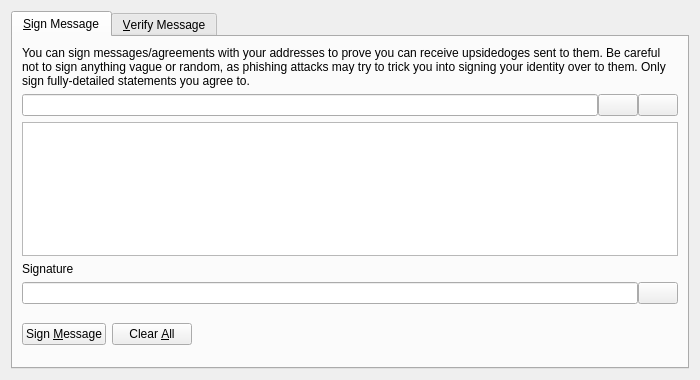
<?xml version="1.0" encoding="UTF-8"?>
<ui version="4.0">
 <class>SignVerifyMessageDialog</class>
 <widget class="QDialog" name="SignVerifyMessageDialog">
  <property name="geometry">
   <rect>
    <x>0</x>
    <y>0</y>
    <width>700</width>
    <height>380</height>
   </rect>
  </property>
  <property name="windowTitle">
   <string>Signatures - Sign / Verify a Message</string>
  </property>
  <property name="modal">
   <bool>true</bool>
  </property>
  <layout class="QVBoxLayout" name="verticalLayout">
   <item>
    <widget class="QTabWidget" name="tabWidget">
     <property name="currentIndex">
      <number>0</number>
     </property>
     <widget class="QWidget" name="tabSignMessage">
      <attribute name="title">
       <string>&amp;Sign Message</string>
      </attribute>
      <layout class="QVBoxLayout" name="verticalLayout_SM">
       <item>
        <widget class="QLabel" name="infoLabel_SM">
         <property name="text">
          <string>You can sign messages/agreements with your addresses to prove you can receive upsidedoges sent to them. Be careful not to sign anything vague or random, as phishing attacks may try to trick you into signing your identity over to them. Only sign fully-detailed statements you agree to.</string>
         </property>
         <property name="textFormat">
          <enum>Qt::PlainText</enum>
         </property>
         <property name="wordWrap">
          <bool>true</bool>
         </property>
        </widget>
       </item>
       <item>
        <layout class="QHBoxLayout" name="horizontalLayout_1_SM">
         <property name="spacing">
          <number>0</number>
         </property>
         <item>
          <widget class="QValidatedLineEdit" name="addressIn_SM">
           <property name="toolTip">
            <string>The UpsideDoge address to sign the message with</string>
           </property>
          </widget>
         </item>
         <item>
          <widget class="QPushButton" name="addressBookButton_SM">
           <property name="toolTip">
            <string>Choose previously used address</string>
           </property>
           <property name="text">
            <string/>
           </property>
           <property name="icon">
            <iconset resource="../bitcoin.qrc">
             <normaloff>:/icons/address-book</normaloff>:/icons/address-book</iconset>
           </property>
           <property name="shortcut">
            <string>Alt+A</string>
           </property>
           <property name="autoDefault">
            <bool>false</bool>
           </property>
          </widget>
         </item>
         <item>
          <widget class="QPushButton" name="pasteButton_SM">
           <property name="toolTip">
            <string>Paste address from clipboard</string>
           </property>
           <property name="text">
            <string/>
           </property>
           <property name="icon">
            <iconset resource="../bitcoin.qrc">
             <normaloff>:/icons/editpaste</normaloff>:/icons/editpaste</iconset>
           </property>
           <property name="shortcut">
            <string>Alt+P</string>
           </property>
           <property name="autoDefault">
            <bool>false</bool>
           </property>
          </widget>
         </item>
        </layout>
       </item>
       <item>
        <widget class="QPlainTextEdit" name="messageIn_SM">
         <property name="toolTip">
          <string>Enter the message you want to sign here</string>
         </property>
        </widget>
       </item>
       <item>
        <widget class="QLabel" name="signatureLabel_SM">
         <property name="text">
          <string>Signature</string>
         </property>
         <property name="textFormat">
          <enum>Qt::PlainText</enum>
         </property>
        </widget>
       </item>
       <item>
        <layout class="QHBoxLayout" name="horizontalLayout_2_SM">
         <property name="spacing">
          <number>0</number>
         </property>
         <item>
          <widget class="QLineEdit" name="signatureOut_SM">
           <property name="font">
            <font>
             <italic>true</italic>
            </font>
           </property>
           <property name="readOnly">
            <bool>true</bool>
           </property>
          </widget>
         </item>
         <item>
          <widget class="QPushButton" name="copySignatureButton_SM">
           <property name="toolTip">
            <string>Copy the current signature to the system clipboard</string>
           </property>
           <property name="text">
            <string/>
           </property>
           <property name="icon">
            <iconset resource="../bitcoin.qrc">
             <normaloff>:/icons/editcopy</normaloff>:/icons/editcopy</iconset>
           </property>
           <property name="autoDefault">
            <bool>false</bool>
           </property>
          </widget>
         </item>
        </layout>
       </item>
       <item>
        <layout class="QHBoxLayout" name="horizontalLayout_3_SM">
         <item>
          <widget class="QPushButton" name="signMessageButton_SM">
           <property name="toolTip">
            <string>Sign the message to prove you own this UpsideDoge address</string>
           </property>
           <property name="text">
            <string>Sign &amp;Message</string>
           </property>
           <property name="icon">
            <iconset resource="../bitcoin.qrc">
             <normaloff>:/icons/edit</normaloff>:/icons/edit</iconset>
           </property>
           <property name="autoDefault">
            <bool>false</bool>
           </property>
          </widget>
         </item>
         <item>
          <widget class="QPushButton" name="clearButton_SM">
           <property name="toolTip">
            <string>Reset all sign message fields</string>
           </property>
           <property name="text">
            <string>Clear &amp;All</string>
           </property>
           <property name="icon">
            <iconset resource="../bitcoin.qrc">
             <normaloff>:/icons/remove</normaloff>:/icons/remove</iconset>
           </property>
           <property name="autoDefault">
            <bool>false</bool>
           </property>
          </widget>
         </item>
         <item>
          <spacer name="horizontalSpacer_1_SM">
           <property name="orientation">
            <enum>Qt::Horizontal</enum>
           </property>
           <property name="sizeHint" stdset="0">
            <size>
             <width>40</width>
             <height>48</height>
            </size>
           </property>
          </spacer>
         </item>
         <item>
          <widget class="QLabel" name="statusLabel_SM">
           <property name="font">
            <font>
             <weight>75</weight>
             <bold>true</bold>
            </font>
           </property>
           <property name="text">
            <string/>
           </property>
           <property name="wordWrap">
            <bool>true</bool>
           </property>
          </widget>
         </item>
         <item>
          <spacer name="horizontalSpacer_2_SM">
           <property name="orientation">
            <enum>Qt::Horizontal</enum>
           </property>
           <property name="sizeHint" stdset="0">
            <size>
             <width>40</width>
             <height>48</height>
            </size>
           </property>
          </spacer>
         </item>
        </layout>
       </item>
      </layout>
     </widget>
     <widget class="QWidget" name="tabVerifyMessage">
      <attribute name="title">
       <string>&amp;Verify Message</string>
      </attribute>
      <layout class="QVBoxLayout" name="verticalLayout_VM">
       <item>
        <widget class="QLabel" name="infoLabel_VM">
         <property name="text">
          <string>Enter the receiver's address, message (ensure you copy line breaks, spaces, tabs, etc. exactly) and signature below to verify the message. Be careful not to read more into the signature than what is in the signed message itself, to avoid being tricked by a man-in-the-middle attack. Note that this only proves the signing party receives with the address, it cannot prove sendership of any transaction!</string>
         </property>
         <property name="textFormat">
          <enum>Qt::PlainText</enum>
         </property>
         <property name="alignment">
          <set>Qt::AlignLeading|Qt::AlignLeft|Qt::AlignTop</set>
         </property>
         <property name="wordWrap">
          <bool>true</bool>
         </property>
        </widget>
       </item>
       <item>
        <layout class="QHBoxLayout" name="horizontalLayout_1_VM">
         <property name="spacing">
          <number>0</number>
         </property>
         <item>
          <widget class="QValidatedLineEdit" name="addressIn_VM">
           <property name="toolTip">
            <string>The UpsideDoge address the message was signed with</string>
           </property>
          </widget>
         </item>
         <item>
          <widget class="QPushButton" name="addressBookButton_VM">
           <property name="toolTip">
            <string>Choose previously used address</string>
           </property>
           <property name="text">
            <string/>
           </property>
           <property name="icon">
            <iconset resource="../bitcoin.qrc">
             <normaloff>:/icons/address-book</normaloff>:/icons/address-book</iconset>
           </property>
           <property name="shortcut">
            <string>Alt+A</string>
           </property>
           <property name="autoDefault">
            <bool>false</bool>
           </property>
          </widget>
         </item>
        </layout>
       </item>
       <item>
        <widget class="QPlainTextEdit" name="messageIn_VM"/>
       </item>
       <item>
        <widget class="QValidatedLineEdit" name="signatureIn_VM"/>
       </item>
       <item>
        <layout class="QHBoxLayout" name="horizontalLayout_2_VM">
         <item>
          <widget class="QPushButton" name="verifyMessageButton_VM">
           <property name="toolTip">
            <string>Verify the message to ensure it was signed with the specified UpsideDoge address</string>
           </property>
           <property name="text">
            <string>Verify &amp;Message</string>
           </property>
           <property name="icon">
            <iconset resource="../bitcoin.qrc">
             <normaloff>:/icons/transaction_0</normaloff>:/icons/transaction_0</iconset>
           </property>
           <property name="autoDefault">
            <bool>false</bool>
           </property>
          </widget>
         </item>
         <item>
          <widget class="QPushButton" name="clearButton_VM">
           <property name="toolTip">
            <string>Reset all verify message fields</string>
           </property>
           <property name="text">
            <string>Clear &amp;All</string>
           </property>
           <property name="icon">
            <iconset resource="../bitcoin.qrc">
             <normaloff>:/icons/remove</normaloff>:/icons/remove</iconset>
           </property>
           <property name="autoDefault">
            <bool>false</bool>
           </property>
          </widget>
         </item>
         <item>
          <spacer name="horizontalSpacer_1_VM">
           <property name="orientation">
            <enum>Qt::Horizontal</enum>
           </property>
           <property name="sizeHint" stdset="0">
            <size>
             <width>40</width>
             <height>48</height>
            </size>
           </property>
          </spacer>
         </item>
         <item>
          <widget class="QLabel" name="statusLabel_VM">
           <property name="font">
            <font>
             <weight>75</weight>
             <bold>true</bold>
            </font>
           </property>
           <property name="text">
            <string/>
           </property>
           <property name="wordWrap">
            <bool>true</bool>
           </property>
          </widget>
         </item>
         <item>
          <spacer name="horizontalSpacer_2_VM">
           <property name="orientation">
            <enum>Qt::Horizontal</enum>
           </property>
           <property name="sizeHint" stdset="0">
            <size>
             <width>40</width>
             <height>48</height>
            </size>
           </property>
          </spacer>
         </item>
        </layout>
       </item>
      </layout>
     </widget>
    </widget>
   </item>
  </layout>
 </widget>
 <customwidgets>
  <customwidget>
   <class>QValidatedLineEdit</class>
   <extends>QLineEdit</extends>
   <header>qt/qvalidatedlineedit.h</header>
  </customwidget>
 </customwidgets>
 <resources>
  <include location="../bitcoin.qrc"/>
 </resources>
 <connections/>
</ui>
